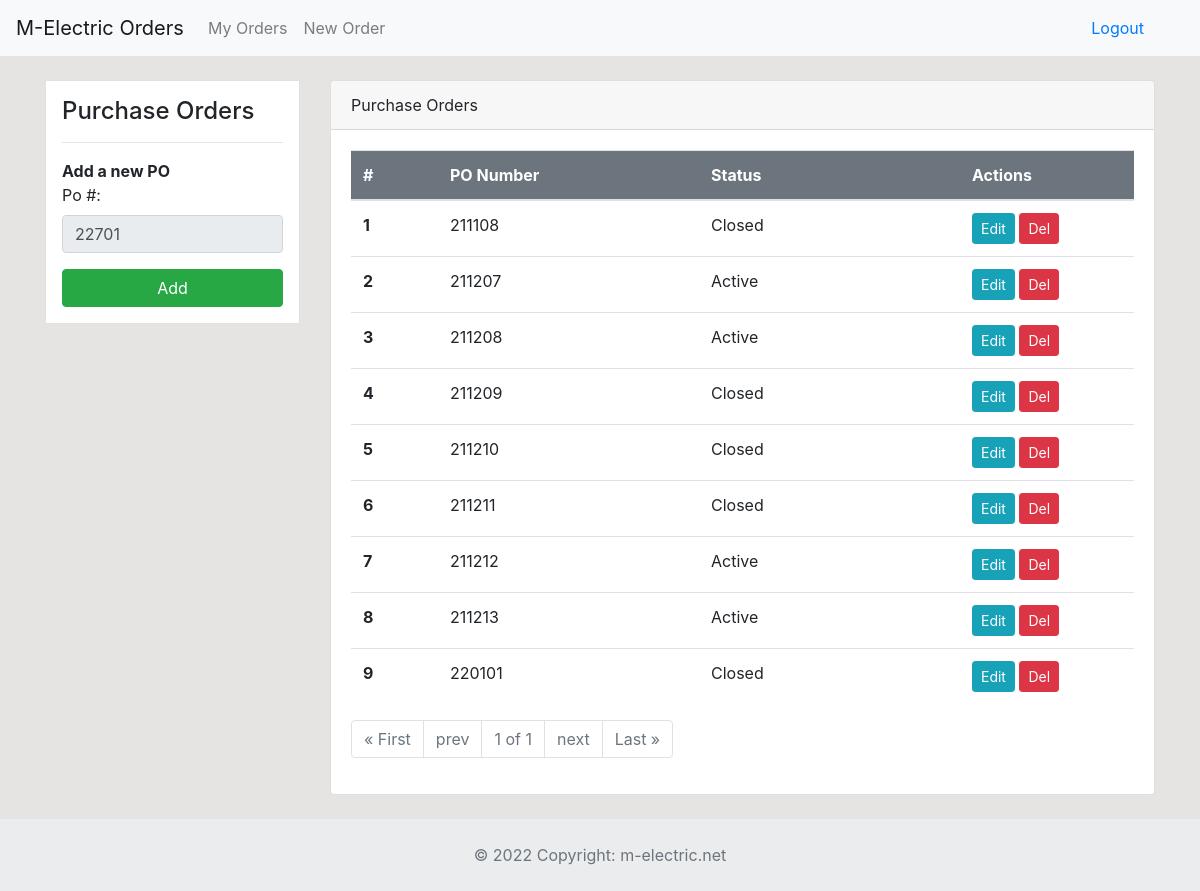
Before: /pos (signed in) with the older database file.
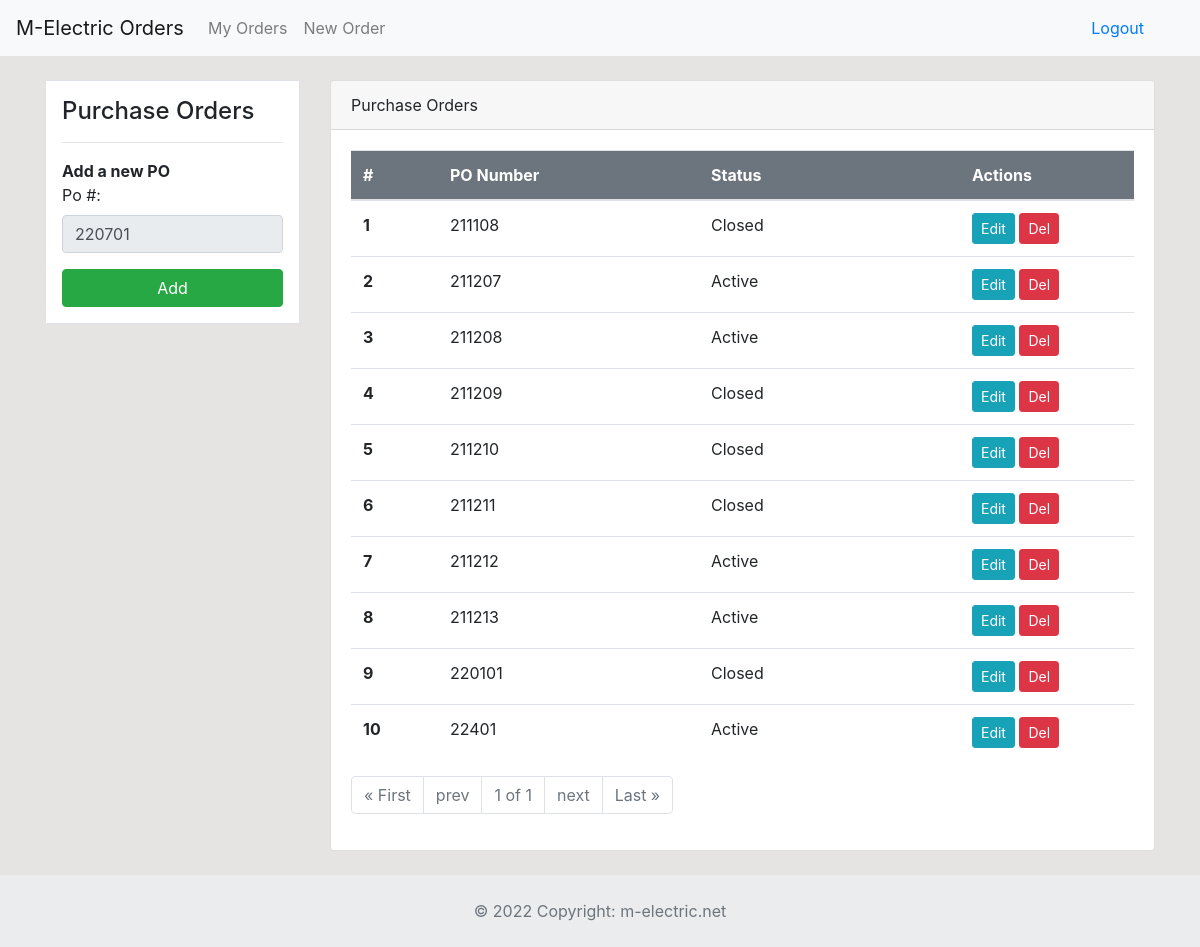
After: the same page with the newer database file.
### dashboard/models.py (models this page shows)
class Po(models.Model):
	po_number = models.PositiveIntegerField(null=True, default=0)
	status = models.CharField('Status', max_length=50, default='Active', null=True, blank=True)
	created = models.DateTimeField(auto_now_add=True)

### dashboard/views.py (the view, shortened to what this page needs)
# urls.py: path('pos', views.pos, name='pos'),
@login_required
def pos(request):
    new_po_number = 0
    pos_list = Po.objects.all().order_by('id')
    if pos_list:
        last_po = Po.objects.all().last()
        last_po_number = last_po.po_number
    else:
        last_po_number = 0
    pos_paginator = Paginator(Po.objects.all(), 10)
    requested_page = request.GET.get('page')
    all_pos = pos_paginator.get_page(requested_page)
    year_months_dict = list()
    years = list()
    years = set(years)
    years = list(years)
    months = list()
    for po in pos_list:
        for year in years:
            if str(po.po_number)[0:2] == year:
                months.append(str(po.po_number)[2:4])
    current_month = datetime.date.today().month
    current_year = int(str(datetime.date.today().year)[2:4])
    if last_po_number > 0:
        month_last_po = str(last_po_number)[2:4]
        if int(month_last_po) == current_month:
            new_po_number = last_po_number + 1
        else:
            if int(month_last_po) <= 11:
                new_po_number = str(current_year) + str(current_month) + '01'
            else:
                if current_month <= 9:
                    new_po_number = str(current_year) + '0' + str(current_month) + '01'
                else:
                    new_po_number = str(current_year) + str(current_month) + '01'
    else:
        if current_month <= 9:
            new_po_number = str(current_year) + '0' + str(current_month) + '01'
        else:
            new_po_number = str(current_year) + str(current_month) + '01'
    context = {
        'pos_list': pos_list,
        'new_po_number': new_po_number,
        'all_pos': all_pos,
    }
    return render(request, 'dashboard/pos.html', context)

### templates/dashboard/pos.html (shortened to what this page needs)
{% extends 'partials/base.html' %}
{% load crispy_forms_tags %}
{% block content %}
<div class="container">
    <div class="row my-4">
        <div class="col-md-3">
            <div class="border bg-white p-3">
                <h4>Purchase Orders</h4>
                <hr>
                <form method="POST">
                    <div class="form-group">
                        <strong>Add a new PO</strong><br>
                        <label for="formGroupExampleInput">Po #:</label>
                        <input type="text" class="form-control" id="validationCustom01" value="{{new_po_number}}" disabled>
                    </div>
                    <input class="btn btn-success btn-block" type="submit" value="Add">
                </form>
            </div>
        </div>
        <div class="col-md-9">
            <div class="card pl-0">
                <div class="card-header">
                    Purchase Orders
                </div>
                <div class="card-body">
                    <div class="col-md-12 pl-0 pr-0">
                        <table class="table bg-white">
                            <thead class="bg-secondary">
                                <tr class="text-white">
                                    <th scope="col" class="col-1" >#</th>
                                    <th scope="col" class="col-3">PO Number</th>
                                    <th scope="col" class="col-3">Status</th>
                                    <th scope="col" class="col-2">Actions</th>
                                </tr>
                            </thead>
                            <tbody>
                                {% for po in all_pos %}
                                <tr>
                                    <th scope="row">{{ forloop.counter }}</th>
                                    <td>{{ po.po_number }}</td>
                                    <td>{{ po.status }}</td>
                                    <td>
                                        <a class="btn btn-info btn-sm" href="{% url 'po-update' po.id %}">Edit</a>
                                        <a class="btn btn-danger btn-sm" href="{% url 'po-delete' po.id %}">Del</a>
                                    </td>
                                </tr>
                                {% endfor %}
                            </tbody>
                        </table>
                        <nav aria-label="Page navigation example">
                            <ul class="pagination">
                                {% if all_pos.has_previous %}
                                <li class="page-item"><a href="?page=1" class="page-link"> &laquo; First </a></li>
                                <li class="page-item"><a href="?page={{all_pos.previous_page_number}}" class="page-link">prev</a></li>
                                {% else %}
                                <li class="page-item disabled"><a href="#" class="page-link"> &laquo; First </a></li>
                                <li class="page-item disabled"><a href="#" class="page-link">prev</a></li>
                                {% endif %}
                                <li class="page-item disabled">
                                    <a href="#" class="page-link">{{all_pos.number}} of {{all_pos.paginator.num_pages}}</a>
                                </li>
                                {% if all_pos.has_next %}
                                <li class="page-item"><a class="page-link" href="?page={{all_pos.next_page_number}}">next</a></li>
                                <li class="page-item"><a class="page-link" href="?page={{all_pos.paginator.num_pages}}">Last &raquo;</a></li>
                                {% else %}
                                <li class="page-item disabled"><a class="page-link" href="#">next</a></li>
                                <li class="page-item disabled"><a class="page-link" href="#">Last &raquo;</a></li>
                                {% endif %}
                            </ul>
                        </nav>
                    </div>
                </div>
            </div>
        </div>
    </div>
</div>
{% endblock %}
{% block footer %}
{% include 'partials/footer.html' %}
{% endblock %}

### templates/partials/base.html (shortened to what this page needs)
{% load static %}
<!doctype html>
<html lang="en">
  <head>
    <link rel="stylesheet" href="https://cdn.jsdelivr.net/npm/bootstrap@4.6.0/dist/css/bootstrap.min.css">
    <link href="https://cdn.jsdelivr.net/npm/select2@4.1.0-rc.0/dist/css/select2.min.css" rel="stylesheet" />
    <link rel="stylesheet" href="{% static 'style.css' %}">
  </head>
  <body class="d-flex flex-column min-vh-100">
      {% include 'partials/nav2.html' %}
      {% block content %}
      {% endblock %}
    {% block footer %}
    {% endblock %}
  </body>
</html>

### templates/partials/nav2.html (shortened to what this page needs)
<nav class="navbar navbar-expand-lg navbar-light bg-light">
    <a class="navbar-brand" href="{% url 'index' %}">M-Electric Orders</a>
    {% if user.is_authenticated %}
    <div class="collapse navbar-collapse" id="navbarSupportedContent">
        <ul class="navbar-nav mr-auto">
            {% if user.is_authenticated and user.is_staff %}
            <li class="nav-item dropdown">
                <a class="nav-link dropdown-toggle" href="#" id="navbarDropdown" role="button" data-toggle="dropdown" aria-haspopup="true" aria-expanded="false">
                    Orders
                </a>
                <div class="dropdown-menu" aria-labelledby="navbarDropdown">
                    <a class="dropdown-item" href="{% url 'index' %}">Pending Orders</a>
                    <a class="dropdown-item" href="{% url 'all-orders' %}">All Orders</a>
                </div>
            </li>
            <!-- <li class="nav-item">
                <a class="nav-link" href="#">Pending Orders</a>
            </li>
            <li class="nav-item">
                <a class="nav-link" href="#">All Orders</a>
            </li> -->
            <li class="nav-item">
                <a class="nav-link" href="{% url 'pos' %}">POs</a>
            </li>
            <li class="nav-item">
                <a class="nav-link" href="{% url 'categories' %}">Categories</a>
            </li>
            <li class="nav-item">
                <a class="nav-link" href="{% url 'products' %}">Products</a>
            </li>
            <li class="nav-item">
                <a class="nav-link" href="{% url 'staff' %}">Staff</a>
            </li>
            {% elif user.is_authenticated and not user.is_staff %}
            <li class="nav-item">
                <a class="nav-link" href="{% url 'index' %}">My Orders</a>
            </li>
            <li class="nav-item">
                <a class="nav-link" href="{% url 'new-order' %}">New Order</a>
            </li>
            {% endif %}
        </ul>
        <ul class='form-inline my-2 my-lg-0'>
            <li class=" form-inline mr-sm-4">
                <a class="nav-link" href="{% url 'logout' %}">Logout</a>
            </li>
        </ul>
    </div>
        {% endif %}
    </nav>

### templates/partials/footer.html
<footer class="text-center bg-light text-muted mt-auto">
    <div class="text-center p-4" style="background-color: rgba(0, 0, 0, 0.05);">
      © 2022 Copyright:
      <a class="text-reset fw-bold" href="https://m-electric.net/">m-electric.net</a>
    </div>
</footer>

### static/style.css (style rules this page uses)
body { background: rgb(230, 227, 227); }

Changed rows visible on the page:
added Po: po_number "22401", status "Active"
Other visible differences:
form field new_po_number: "22701" → "220701"
